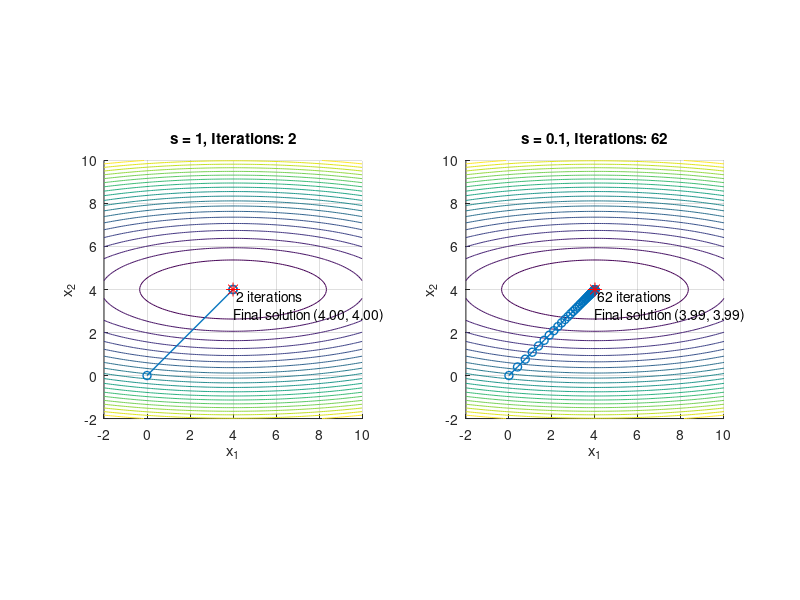

Reproduce this figure in MATLAB.
% Objective function and its gradient
f = @(x) (x(1) - 4)^2 + 10*(x(2) - 4)^2;
grad_f = @(x) [2*(x(1) - 4); 20*(x(2) - 4)];
hessian_f = @(x) [2, 0; 0, 20]; % Hessian matrix

% Initialization
x0 = [0; 0];  % Starting point
tol = 1e-3;   % Tolerance for convergence
max_iter = 1000; % Maximum number of iterations
step_sizes = [1, 0.1]; % Step sizes to compare

% Prepare for plotting
figure;
for i = 1:2
    s = step_sizes(i);
    x = x0;
    iter = 0;
    x_history = x;

    % Newton's method iterations
    while true
        grad = grad_f(x);
        H = hessian_f(x);
        x_new = x - s * (H \ grad); % Newton's step
        iter = iter + 1;
        x_history = [x_history, x_new]; %#ok<AGROW>

        % Check for convergence
        if norm(x_new - x) < tol || iter >= max_iter
            break;
        end

        x = x_new;
    end

    % Plot the contour and trajectory
    subplot(1, 2, i);
    hold on;
    [X1, X2] = meshgrid(-2:0.1:10, -2:0.1:10);
    F = (X1 - 4).^2 + 10*(X2 - 4).^2;
    contour(X1, X2, F, 20); % Contour plot of the function
    plot(x_history(1, :), x_history(2, :), '-o', 'LineWidth', 1);
    plot(4, 4, 'r*', 'MarkerSize', 10); % Mark the optimal point
    title(['s = ', num2str(s), ', Iterations: ', num2str(iter)]);
    xlabel('x_1');
    ylabel('x_2');
    axis equal;
    grid on;

    % Annotate the final point
    final_point = ['Final solution (', num2str(x(1), '%.2f'), ', ', num2str(x(2), '%.2f'), ')'];
    text(x(1), x(2), {[' ', num2str(iter), ' iterations'], final_point}, 'VerticalAlignment', 'top');
end
